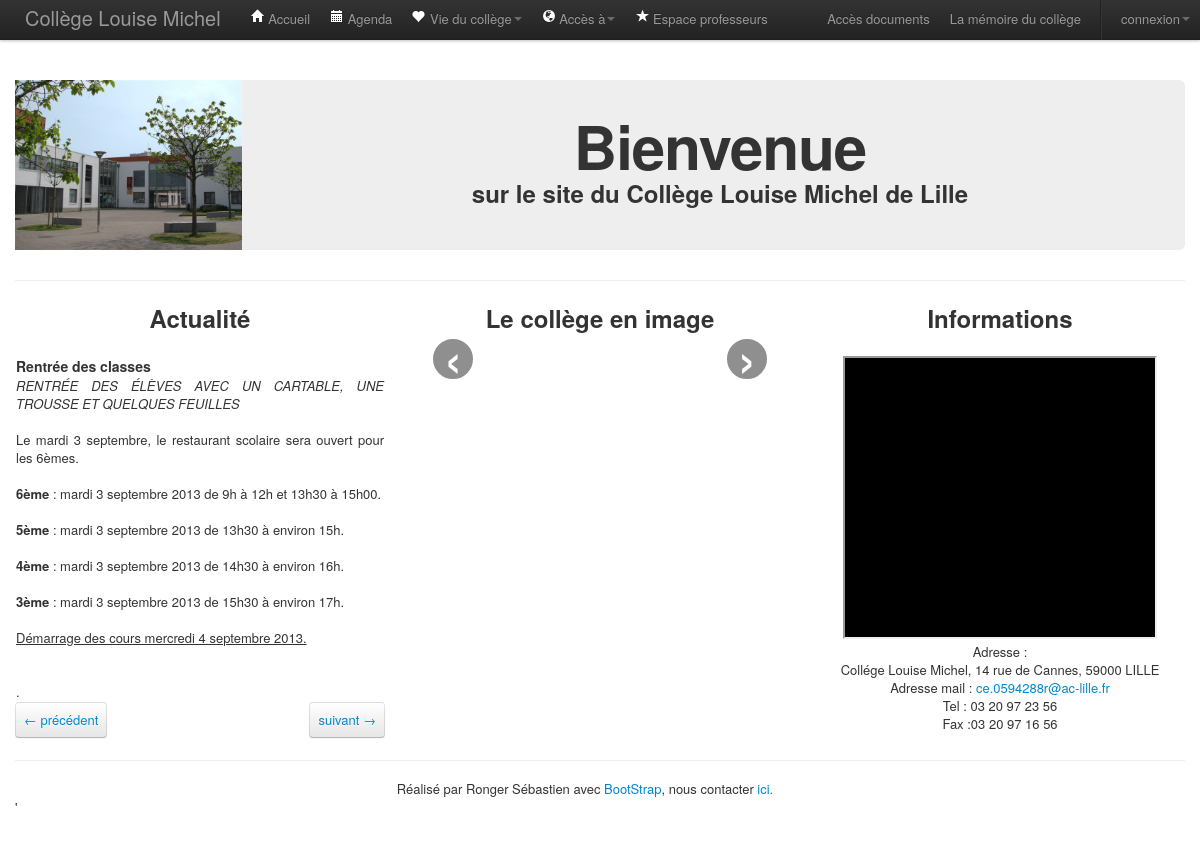
/home/, run on the app's committed database.
### tables this page shows
CREATE TABLE IF NOT EXISTS `article` (
  `id` int(11) NOT NULL auto_increment,
  `titre` varchar(255) NOT NULL,
  `rubrique` varchar(255) NOT NULL,
  `sous_rubrique` varchar(255) NOT NULL,
  `date_creation` datetime NOT NULL,
  `date_modification` datetime NOT NULL,
  `contenu` text NOT NULL,
  `image` text NOT NULL,
  PRIMARY KEY  (`id`)
);

### home/index.php (the view, shortened to what this page needs)
<?php require_once '../include/layout/haut.php';?>
<?php require_once '../include/conect.bdd.php';?>
<?php
	$reqArticleAll = $bdd->prepare('SELECT * FROM article ORDER BY date_creation DESC LIMIT 0,5');
	$reqArticleAll->execute();
?>
<div class="container">
	<div class="hero-unit">
		<div class="row">
			<div class="span4">
				<img src="../include/image/LilleCollegeLouiseMichel3_12.jpg" style="height:170px;"/>
			</div>
			<div class="span6">
				<h1>Bienvenue</h1>
				<h2>sur le site du Collège Louise Michel de Lille</h2>
			</div>
		</div>
	</div>
	<hr />
	<div class="row">
		<div class="span4">
			<h2>Actualité</h2>
			<table class="actualite" style="display:none;">
				<?php
					$id=0;
					foreach($reqArticleAll as $row) {
						$id++;
						$row['titre']=stripslashes($row['titre']);
						$row['contenu']=nl2br(stripslashes($row['contenu']));
						echo "<tr class=".$id."><td><h4>".$row['titre']."</h4></td></tr>".
							 "<tr class=".$id." style=\"height:220px; vertical-align:top;\"><td style=\"width:400px;text-align:justify\">".$row['contenu']."</td></tr>";
					};
				?>
				<tr class="mybutton">
					<td class="btn">
						<a onclick="javascript:prevHome()" style="">← précédent</a>
					</td>
					<td class="btn" style="float:right;">
						<a onclick="javascript:nextHome()" style="">suivant →</a>
					</td>
				</tr>
			</table>
		</div>
		<div class="span4">
			<h2>Le collège en image</h2>
			 <div class="bs-docs-example">
              <div id="myCarousel" class="carousel slide">
                <a class="left carousel-control" href="#myCarousel" data-slide="prev">‹</a>
                <a class="right carousel-control" href="#myCarousel" data-slide="next">›</a>
              </div>
            </div>
		</div>
		<div class="span4">
			<div style="text-align:center;">
			<h2>Informations</h2>
			<iframe width="300" height="269" src="https://maps.google.fr/maps?f=q&amp;source=s_q&amp;hl=fr&amp;geocode=&amp;q=COLLEGE+LOUISE+MICHEL,+Rue+de+Cannes,+Lille&amp;aq=0&amp;oq=coll%C3%A9ge+louise+m&amp;sll=50.529025,2.893638&amp;sspn=1.850827,4.784546&amp;t=m&amp;ie=UTF8&amp;hq=COLLEGE+LOUISE+MICHEL,&amp;hnear=Rue+de+Cannes,+59000+Lille,+Nord,+Nord-Pas-de-Calais&amp;ll=50.605837,3.047968&amp;spn=0.006295,0.006295&amp;output=embed" style="padding: 5px;background-color:black;margin-top:20px;"></iframe><br /><small></small>
			<p>
				Adresse :<br />
				Collége Louise Michel, 14 rue de Cannes, 59000 LILLE<br />
				Adresse mail : <a href="mailto:ce.0594288r@ac-lille.fr">ce.0594288r@ac-lille.fr</a><br />
				Tel : 03 20 97 23 56<br />
				Fax :03 20 97 16 56<br />
			</p>
			</div>
		</div>
	</div>
</div>
<?php require_once '../include/layout/bas.php';?>

### include/layout/haut.php (shortened to what this page needs)
<!DOCTYPE html>
<html lang="fr">
<head>
	<link href="../include/css/bootstrap.css" rel="stylesheet">
	<link href="../include/css/bootstrap-responsive.css" rel="stylesheet">
	<link href="../include/css/mycss.css" rel="stylesheet">
</head>
<body>
	<div class="navbar navbar-fixed-top">
		<div class="navbar-inner">
			<a class="brand" href="../index.php" style="margin-left:5px;">Collège Louise Michel</a>
			<div class="nav-collapse">
				<ul class="nav link">
					<li><a href="../index.php"><i class="icon-home icon-white"></i> Accueil</a></li>
					<li><a href="../rubrique/agenda.php"><i class="icon-calendar icon-white"></i> Agenda</a></li>
					<li class="dropdown"><a href="#" class="dropdown-toggle" data-toggle="dropdown"><i class="icon-heart icon-white"></i> Vie du collège<b class="caret"></b> </a>
					</li>
					<li class="dropdown"><a href="#" class="dropdown-toggle" data-toggle="dropdown"><i class="icon-globe icon-white"></i> Accès à<b class="caret"></b> </a>
					</li>
				 <li><a href="../rubrique/espaceprof.php"><i class="icon-star icon-white"></i> Espace professeurs</a></li>
				</ul>
				<ul class="nav pull-right">
					<li><a href="ftp://195.146.240.74">Accès documents</a></li>
					<li><a href="http://clg.lm.free.fr">La mémoire du collège</a></li>
					<li class="divider-vertical"></li>
					<li class="dropdown"><a href="#" class="dropdown-toggle" data-toggle="dropdown"><?php echo $contentConnexion = (isset($_SESSION['login'])) ?  $_SESSION['login'] : 'connexion'?><b class="caret"></b></a>
					</li>
				</ul>
			</div>
		</div>
	</div>

### include/layout/bas.php (shortened to what this page needs)
<div class="container">
	<hr />
	<footer>
		<div class="row" style="text-align:center">
			Réalisé par Ronger Sébastien avec <a href="http://twitter.github.com/bootstrap/index.html" target=_blank>BootStrap</a>, nous contacter <a data-toggle="modal" href="#nousContacter"> ici.</a>
		</div>'
	</footer>
</div>
</body>
</html>

### include/css/mycss.css (style rules this page uses)
.container .hero-unit { padding: 0px; }
.hero-unit .row .span6 { margin-left: 50px; margin-top: 35px; text-align: center; }
.container .row .span4 h2 { text-align: center; }
.container .row .span4 p { text-align: center; }
.container .row .span4 .actualite { margin-top: 20px; }
.container .row .span4 .bs-docs-example { margin-top: 20px; }
.mybutton .btn { padding: 0px !important; }
.mybutton a { display: block; margin: 0px; padding: 8px; }

### data on the page
article: titre "Rentrée des classes", contenu "RENTRÉE DES ÉLÈVES AVEC UN CARTABLE, UNE TROUSSE ET QUELQUES FEUILLES Le mardi 3 septembre, le restaurant scolaire sera ouvert pour les 6èmes. 6ème : mardi 3 septembre 2013 de 9h à 12h et 13h30 à 15h00. 5ème : mardi 3 septembre 2013 de 13h30 à environ 15h. 4ème : mardi 3 septembre 2013 de 14h30 à environ 16h. 3ème : mardi 3 septembre 2013 de 15h30 à environ 17h. Démarrage des cours mercredi 4 septembre 2013. ."
